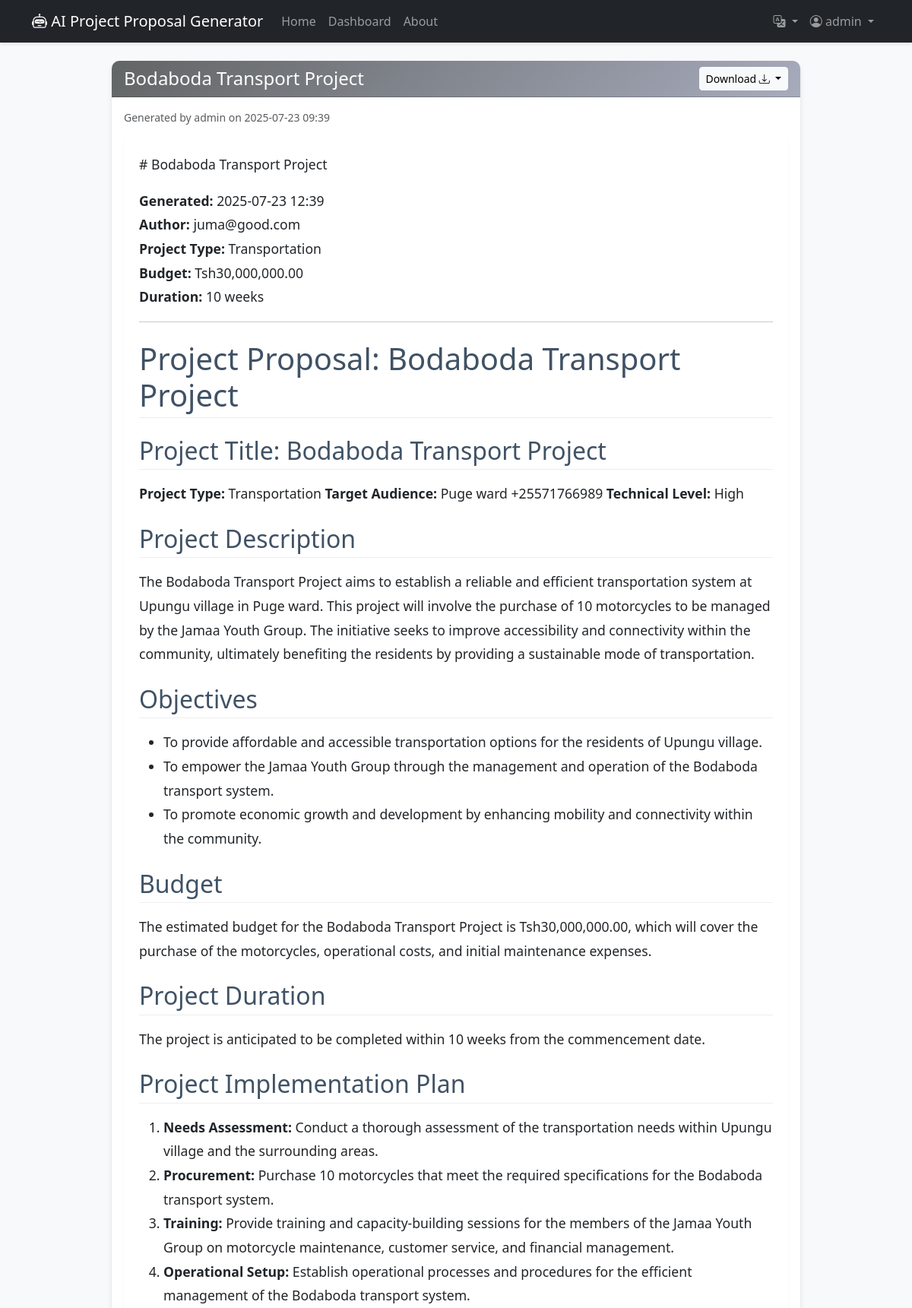
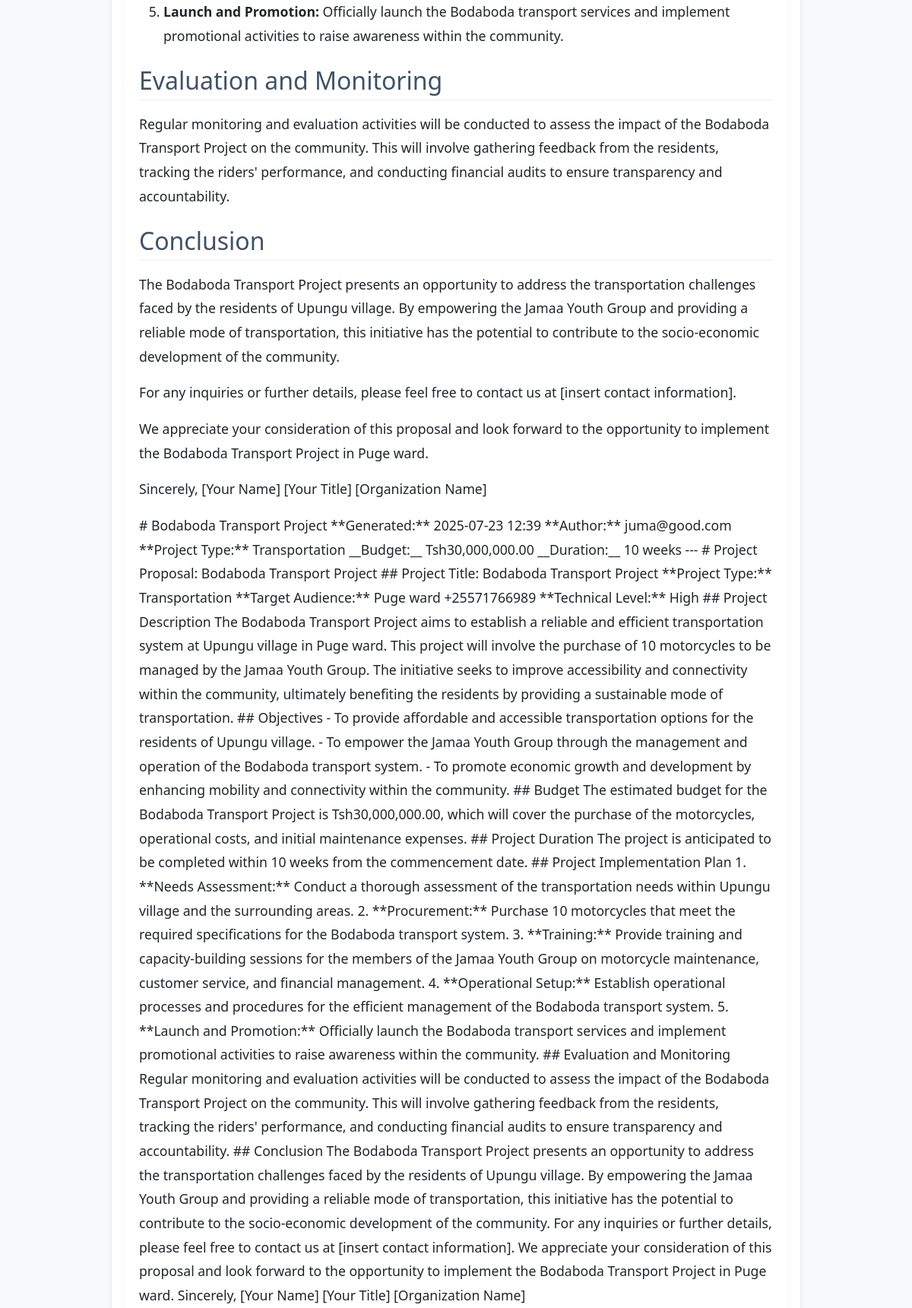
The page /proposal/25 (signed in, upper part) on the database its author committed (2 pictures, top to bottom).
### app/models.py (models this page shows, shortened)
class User(db.Model, UserMixin):
    id = db.Column(db.Integer, primary_key=True)
    username = db.Column(db.String(20), unique=True, nullable=False)
    email = db.Column(db.String(120), unique=True, nullable=False)
    password_hash = db.Column(db.String(128))
    proposals = db.relationship('Proposal', backref='author', lazy=True)

class Proposal(db.Model):
    id = db.Column(db.Integer, primary_key=True)
    title = db.Column(db.String(100), nullable=False)
    content = db.Column(db.Text, nullable=False)
    project_type = db.Column(db.String(50))
    generated_at = db.Column(db.DateTime, nullable=False, default=datetime.utcnow)
    user_id = db.Column(db.Integer, db.ForeignKey('user.id'), nullable=False)

### app/main/routes.py (the view)
@main_bp.route('/proposal/<int:proposal_id>')
@login_required
def view_proposal(proposal_id):
    proposal = Proposal.query.get_or_404(proposal_id)
    if proposal.user_id != current_user.id:
        flash('You are not authorized to view this proposal.', 'danger')
        return redirect(url_for('main.dashboard'))
    return render_template('main/proposal.html', proposal=proposal, datetime=datetime)

### app/models.py (called while the page is built)
@login_manager.user_loader
def load_user(user_id):
    return User.query.get(int(user_id))

### app/templates/main/proposal.html (shortened to what this page needs)
{% extends "main/base.html" %}
{% block content %}
<div class="container mt-4">
    <div class="row justify-content-center">
        <div class="col-lg-10">
            <div class="card">
                <div class="card-header d-flex justify-content-between align-items-center">
                    <h4 class="mb-0 text-white">{{ proposal.title }}</h4>
                    <div class="btn-group" role="group" aria-label="Download options">
                        <button type="button" class="btn btn-light btn-sm dropdown-toggle" data-bs-toggle="dropdown" aria-expanded="false">
                            {{_("Download")}} <i class="bi bi-download"></i>
                        </button>
                    </div>
                </div>
                <div class="card-body">
                    <small class="text-muted d-block mb-3">Generated by {{ proposal.author.username }} on {{ moment(proposal.generated_at).format('YYYY-MM-DD HH:mm') }}</small>
                    <div class="proposal-content">
                        {{ proposal.content | safe }}
                    </div>
                </div>
            </div>
        </div>
    </div>
</div>
{% endblock %}

### app/templates/main/base.html (shortened to what this page needs)
<!DOCTYPE html>
<html lang="en">
<head>
    <link href="https://cdn.jsdelivr.net/npm/bootstrap@5.3.0/dist/css/bootstrap.min.css" rel="stylesheet">
    <link rel="stylesheet" href="https://cdn.jsdelivr.net/npm/bootstrap-icons@1.10.0/font/bootstrap-icons.css">
    <link rel="stylesheet" href="{{ url_for('static', filename='css/style.css') }}">
</head>
<body>
    <nav class="navbar navbar-expand-lg navbar-dark bg-dark mb-4">
        <div class="container">
            <a class="navbar-brand" href="{{ url_for('main.index') }}">
                <i class="bi bi-robot"></i> AI Project Proposal Generator
            </a>
            <div class="collapse navbar-collapse" id="navbarNav">
                <ul class="navbar-nav me-auto">
                    <li class="nav-item">
                        <a class="nav-link" href="{{ url_for('main.index') }}">{{_("Home")}}</a>
                    </li>
                    <li class="nav-item">
                        <a class="nav-link" href="{{ url_for('main.dashboard') }}">{{_("Dashboard")}}</a>
                    </li>
                    <li class="nav-item">
                        <a class="nav-link" href="{{ url_for('main.about') }}">{{_("About")}}</a>
                    </li>
                </ul>
                <ul class="navbar-nav">
                    <li class="nav-item dropdown">
                        <a class="nav-link dropdown-toggle" href="#" data-bs-toggle="dropdown">
                            <i class="bi bi-translate"></i>
                        </a>
                    </li>
                    {% if current_user.is_authenticated %}
                    <li class="nav-item dropdown">
                        <a class="nav-link dropdown-toggle" href="#" id="navbarDropdown" role="button" data-bs-toggle="dropdown" aria-expanded="false">
                            <i class="bi bi-person-circle"></i> {{ current_user.username }}
                        </a>
                    </li>
                    {% endif %}
                </ul>
            </div>
        </div>
    </nav>
    <main class="container mb-5">
        {% block content %}{% endblock %}
    </main>
</body>
</html>

### app/static/CSS/style.css (style rules this page uses)
body { font-family: 'Segoe UI', Tahoma, Geneva, Verdana, sans-serif; background-color: #f8f9fa; color: #212529; }
.navbar { box-shadow: 0 2px 4px rgba(0,0,0,.1); }
.card { border: none; border-radius: 10px; box-shadow: 0 4px 6px rgba(0,0,0,.1); transition: transform 0.3s ease; }
.card-header { border-radius: 10px 10px 0 0 !important; background: linear-gradient(135deg, #616565 0%, #a7abbc 100%); //background: linear-gradient(135deg, #667eea 0%, #764ba2 100%); color: white; }
.proposal-content { line-height: 1.8; font-size: 1.1rem; padding: 20px; background-color: #ffffff; border-radius: 8px; box-shadow: 0 2px 4px rgba(0,0,0,.05); }
.proposal-content h1, .proposal-content h2, .proposal-content h3 { margin-top: 1.5rem; margin-bottom: 1rem; color: #405265; border-bottom: 1px solid #eee; padding-bottom: 5px; }

### rows shown on the page
User: username "admin", author.username "admin"
Proposal: title "Bodaboda Transport Project", generated_at "2025-07-23 09:39", content "# Bodaboda Transport Project Generated: 2025-07-23 12:39 Author: juma@good.com Project Type: Transportation Budget: Tsh30,000,000.00 Duration: 10 weeks Project Proposal: Bodaboda Transport Project Project Title: Bodaboda Transport Project Project Type: Transportation Target Audience: Puge ward +25571766989 Technical Level: High Project Description The Bodaboda Transport Project aims to establish a reliable and efficient transportation system at Upungu village in Puge ward. This project will involve the purchase of 10 motorcycles to be managed by the Jamaa Youth Group. The initiative seeks to improve accessibility and connectivity within the community, ultimately benefiting the residents by…", content "# Bodaboda Transport Project **Generated:** 2025-07-23 12:39 **Author:** juma@good.com **Project Type:** Transportation __Budget:__ Tsh30,000,000.00 __Duration:__ 10 weeks --- # Project Proposal: Bodaboda Transport Project ## Project Title: Bodaboda Transport Project **Project Type:** Transportation **Target Audience:** Puge ward +25571766989 **Technical Level:** High ## Project Description The Bodaboda Transport Project aims to establish a reliable and efficient transportation system at Upungu village in Puge ward. This project will involve the purchase of 10 motorcycles to be managed by the Jamaa Youth Group. The initiative seeks to improve accessibility and connectivity within the…"
